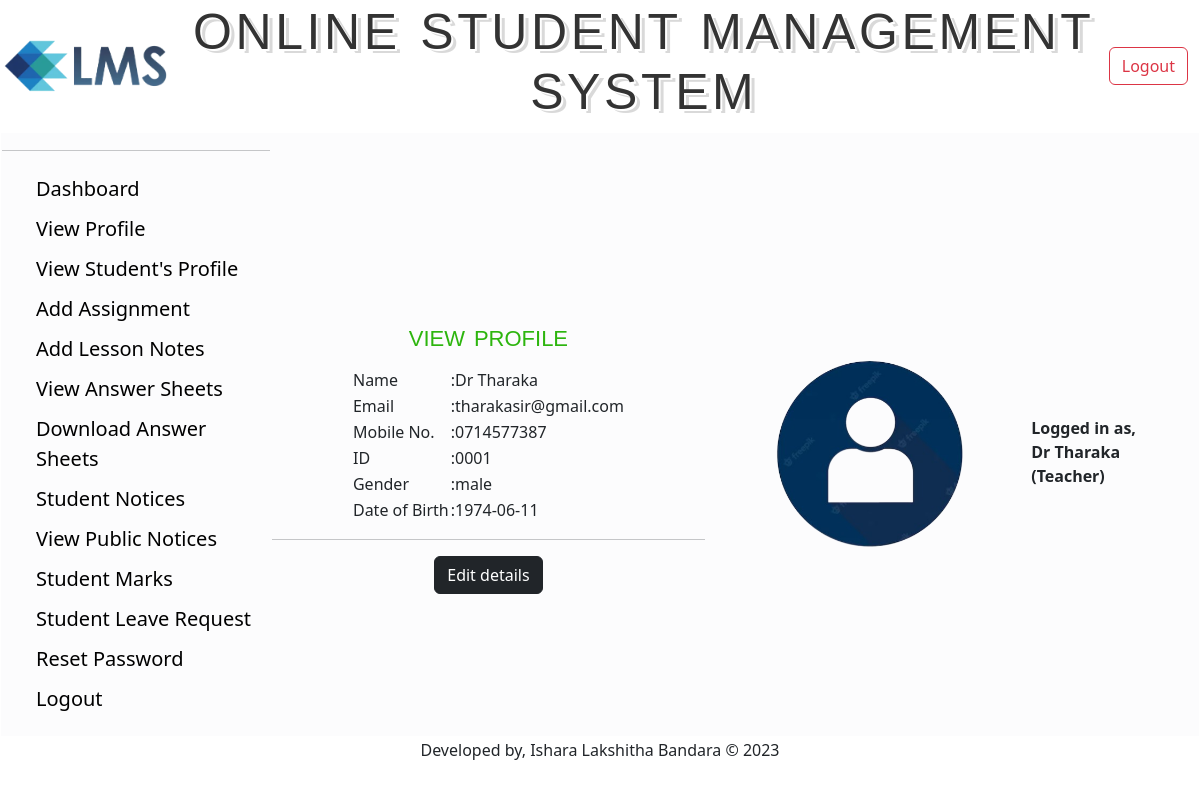
The app's page /Teacher/View/ViewProfile.php (signed in) with its own data.
### tables this page shows
CREATE TABLE `teacher` (
  `id` varchar(20) NOT NULL,
  `name` varchar(70) NOT NULL,
  `email` varchar(70) NOT NULL,
  `mobile` varchar(70) NOT NULL,
  `gender` varchar(70) NOT NULL,
  `dob` date NOT NULL,
  `subject` varchar(30) NOT NULL,
  `password` varchar(70) NOT NULL
);

### Teacher/Model/DatabaseConnection.php (called while the page is built, shortened)
<?php
	function getUserById($Id){
		$conn = getConnection();
		$sql = "select * from teacher where id='{$Id}'";
		$result = mysqli_query($conn, $sql);
		$row = mysqli_fetch_assoc($result);
		return $row;
	}
?>

### Teacher/View/ViewProfile.php (the view, shortened to what this page needs)
<?php
require_once('../Model/DatabaseConnection.php');
$User = getUserById($_COOKIE['ID']);
if (isset($_COOKIE['flag'])) {
?>
  <!DOCTYPE html>
  <html>
  <head>
  </head>
  <body>
    <table border="0" cellspacing="0" width="100%">
      <?php include("TeacherHeader.php") ?>
      <tr>
        <td width="270px">
          <div id="sidebar">
            <ul>
              <li><a href="TeacherDashboard.php">Dashboard</a></li>
                            <li><a href="ViewProfile.php">View Profile</a></li>
                            <li><a href="StudentList.php">View Student's Profile</a></li>
                            <li><a href="UploadAssignment.php">Add Assignment</a></li>
                            <li><a href="UploadNotes.php">Add Lesson Notes</a></li>
                            <li><a href="ViewUploadedNotes(Student).php">View Answer Sheets</a></li>
                            <li><a href="assignmentDashboard.php">Download Answer Sheets</a></li>
                            <li><a href="NoticeBoard.php">Student Notices</a></li>
                            <li><a href="ViewSchoolNotice.php">View Public Notices</a></li>
                            <li><a href="StudentListMarks.php">Student Marks</a></li>
                            <li><a href="LeaveRequest.php">Student Leave Request</a></li>
                            <li><a href="ChangePass.php">Reset Password</a></li>
                            <li><a href="../Controller/Logout.php">Logout</a></li>
            </ul>
          </div>
        </td>
        <td align="center">
          <fieldset>
            <legend class="textlegend" >View Profile</legend>
            <form action="" method="post">
              <table>
                <tr>
                  <td>Name</td>
                  <td>:<?php echo $User['name']; ?></td>
                </tr>
                <tr>
                  <td>Email</td>
                  <td>:<?php echo $User['email']; ?></td>
                </tr>
                <tr>
                  <td>Mobile No.</td>
                  <td>:<?php echo $User['mobile']; ?></td>
                </tr>
                <tr>
                  <td>ID</td>
                  <td>:<?php echo $User['id']; ?></td>
                </tr>
                <tr>
                  <td>Gender</td>
                  <td>:<?php echo $User['gender']; ?></td>
                </tr>
                <tr>
                  <td>Date of Birth</td>
                  <td>:<?php echo $User['dob']; ?></td>
                </tr>
              </table>
              <hr>
              <a class="btn btn-dark" href="../View/EditProfile.php" role="button">Edit details</a>
            </form>
          </fieldset>
        </td>
        <td>
        <td align="center"><img height="200px" weight="80px" src="../Resources/profile.png" alt="profile picture"></td>
        <td align="left">
          <b>
            Logged in as,<br>
            <?php echo $User['name']; ?><br>
            (Teacher)
          </b>
        </td>
        </td>
      </tr>
    </table>
    <?php include("TeacherFooter.php") ?>
  </body>
  </html>
<?php
} else {
  header('location: LoginPage.php');
}
?>

### Teacher/css/sidebar.css (style rules this page uses)
#sidebar ul li { list-style-type: none; font-size: 20px; padding: 5px 2px; }
#sidebar ul li:last-child { border-bottom: 0; }
#sidebar ul li a { text-decoration: none; color: #000; }

### Teacher/css/adminlogin.css (style rules this page uses)
.textlegend { font-family: Verdana, Geneva, sans-serif; font-size: 32px; letter-spacing: 0px; word-spacing: 0px; color: #2DB50E; font-weight: normal; text-decoration: none; font-style: normal; font-variant: small-caps; text-transform: lowercase; }

### records on screen
teacher: name "Dr Tharaka", email "tharakasir@gmail.com", mobile "0714577387", id "0001", gender "male", dob "1974-06-11"
